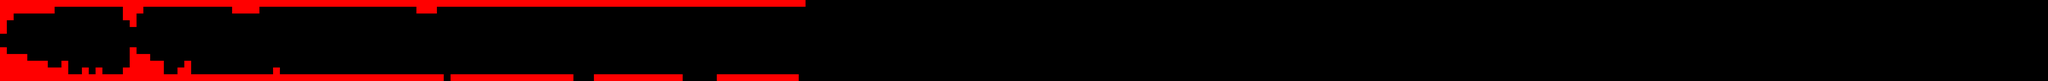

Tiled map render using the project's own tile images. Description and the map definition, with tile-layer contents summarised, below:
An orthogonal 300x12 tile map with 64x64 px tiles, 1 tile layer (background) and 691 objects (spawn).

<map version="1.0" orientation="orthogonal" width="300" height="12" tilewidth="64" tileheight="64">
 <tileset firstgid="1" name="tiles" tilewidth="64" tileheight="64" spacing="2" margin="2">
  <image source="tiles.png" width="256" height="512" />
 </tileset>
 <layer name="background" width="300" height="12">
  <data>[3600 cells, 295 non-empty, 1 distinct tile ids]</data>
 </layer>
 <objectgroup name="objets" width="300" height="12">
  <object name="spawn" x="227" y="263" />
 </objectgroup>
 <objectgroup name="box" width="300" height="12">
  <object x="102" y="387">
   <polyline points="-64,-64 21,-239" />
  </object>
  <object x="132" y="139">
   <polyline points="0,0 368,-31" />
  </object>
  <object x="507" y="118">
   <polyline points="0,0 21,-64" />
  </object>
  <object x="542" y="66">
   <polyline points="0,0 585,-8" />
  </object>
  <object x="1144" y="56">
   <polyline points="0,0 24,118" />
  </object>
  <object x="1171" y="176">
   <polyline points="0,0 46,17" />
  </object>
  <object x="1223" y="201">
   <polyline points="0,0 21,46" />
  </object>
  <object x="1252" y="249">
   <polyline points="0,0 32,-143" />
  </object>
  <object x="1302" y="115">
   <polyline points="0,0 51,-57" />
  </object>
  <object x="1364" y="58">
   <polyline points="0,0 485,-3" />
  </object>
  <object x="11" y="444">
   <polyline points="0,0 40,26" />
  </object>
  <object x="50" y="473">
   <polyline points="0,0 14,45" />
  </object>
  <object x="59" y="516">
   <polyline points="0,0 185,10" />
  </object>
  <object x="238" y="520">
   <polyline points="0,0 20,70" />
  </object>
  <object x="256" y="583">
   <polyline points="0,0 169,3" />
  </object>
  <object x="425" y="586">
   <polyline points="0,0 47,59" />
  </object>
  <object x="457" y="646">
   <polyline points="0,0 129,-11" />
  </object>
  <object x="577" y="643">
   <polyline points="0,0 21,-65" />
  </object>
  <object x="599" y="585">
   <polyline points="0,0 23,-4" />
  </object>
  <object x="623" y="582">
   <polyline points="0,0 25,132" />
  </object>
  <object x="642" y="709">
   <polyline points="0,0 126,1" />
  </object>
  <object x="1634" y="593">
   <polyline points="0,0 47,59" />
  </object>
  <object x="1832" y="589">
   <polyline points="0,0 25,132" />
  </object>
  <object x="1268" y="523">
   <polyline points="0,0 185,10" />
  </object>
  <object x="1808" y="592">
   <polyline points="0,0 23,-4" />
  </object>
  <object x="1786" y="650">
   <polyline points="0,0 21,-65" />
  </object>
  <object x="1220" y="451">
   <polyline points="0,0 40,26" />
  </object>
  <object x="1851" y="716">
   <polyline points="0,0 126,1" />
  </object>
  <object x="1465" y="590">
   <polyline points="0,0 169,3" />
  </object>
  <object x="1666" y="653">
   <polyline points="0,0 129,-11" />
  </object>
  <object x="1259" y="480">
   <polyline points="0,0 14,45" />
  </object>
  <object x="1447" y="527">
   <polyline points="0,0 20,70" />
  </object>
  <object x="1639" y="647">
   <polyline points="0,0 47,59" />
  </object>
  <object x="1837" y="643">
   <polyline points="0,0 25,132" />
  </object>
  <object x="1273" y="577">
   <polyline points="0,0 185,10" />
  </object>
  <object x="1813" y="646">
   <polyline points="0,0 23,-4" />
  </object>
  <object x="1791" y="704">
   <polyline points="0,0 21,-65" />
  </object>
  <object x="1225" y="505">
   <polyline points="0,0 40,26" />
  </object>
  <object x="1856" y="770">
   <polyline points="0,0 126,1" />
  </object>
  <object x="1470" y="644">
   <polyline points="0,0 169,3" />
  </object>
  <object x="1671" y="707">
   <polyline points="0,0 129,-11" />
  </object>
  <object x="1264" y="534">
   <polyline points="0,0 14,45" />
  </object>
  <object x="1452" y="581">
   <polyline points="0,0 20,70" />
  </object>
  <object x="2060" y="269">
   <polyline points="0,0 21,-65" />
  </object>
  <object x="1537" y="88">
   <polyline points="0,0 185,10" />
  </object>
  <object x="1940" y="272">
   <polyline points="0,0 129,-11" />
  </object>
  <object x="2106" y="208">
   <polyline points="0,0 25,132" />
  </object>
  <object x="1903" y="158">
   <polyline points="0,0 47,59" />
  </object>
  <object x="1935" y="218">
   <polyline points="0,0 129,-11" />
  </object>
  <object x="2077" y="157">
   <polyline points="0,0 23,-4" />
  </object>
  <object x="1528" y="45">
   <polyline points="0,0 14,45" />
  </object>
  <object x="1734" y="155">
   <polyline points="0,0 169,3" />
  </object>
  <object x="1908" y="212">
   <polyline points="0,0 47,59" />
  </object>
  <object x="1716" y="92">
   <polyline points="0,0 20,70" />
  </object>
  <object x="2082" y="211">
   <polyline points="0,0 23,-4" />
  </object>
  <object x="1489" y="16">
   <polyline points="0,0 40,26" />
  </object>
  <object x="2101" y="154">
   <polyline points="0,0 25,132" />
  </object>
  <object x="2055" y="215">
   <polyline points="0,0 21,-65" />
  </object>
  <object x="1494" y="70">
   <polyline points="0,0 40,26" />
  </object>
  <object x="1739" y="209">
   <polyline points="0,0 169,3" />
  </object>
  <object x="1533" y="99">
   <polyline points="0,0 14,45" />
  </object>
  <object x="2120" y="281">
   <polyline points="0,0 126,1" />
  </object>
  <object x="1721" y="146">
   <polyline points="0,0 20,70" />
  </object>
  <object x="1542" y="142">
   <polyline points="0,0 185,10" />
  </object>
  <object x="2287" y="253">
   <polyline points="0,0 21,-65" />
  </object>
  <object x="1764" y="72">
   <polyline points="0,0 185,10" />
  </object>
  <object x="2167" y="256">
   <polyline points="0,0 129,-11" />
  </object>
  <object x="2333" y="192">
   <polyline points="0,0 25,132" />
  </object>
  <object x="2130" y="142">
   <polyline points="0,0 47,59" />
  </object>
  <object x="2162" y="202">
   <polyline points="0,0 129,-11" />
  </object>
  <object x="2304" y="141">
   <polyline points="0,0 23,-4" />
  </object>
  <object x="1755" y="29">
   <polyline points="0,0 14,45" />
  </object>
  <object x="1961" y="139">
   <polyline points="0,0 169,3" />
  </object>
  <object x="2135" y="196">
   <polyline points="0,0 47,59" />
  </object>
  <object x="1943" y="76">
   <polyline points="0,0 20,70" />
  </object>
  <object x="2309" y="195">
   <polyline points="0,0 23,-4" />
  </object>
  <object x="1716" y="0">
   <polyline points="0,0 40,26" />
  </object>
  <object x="2328" y="138">
   <polyline points="0,0 25,132" />
  </object>
  <object x="2282" y="199">
   <polyline points="0,0 21,-65" />
  </object>
  <object x="1721" y="54">
   <polyline points="0,0 40,26" />
  </object>
  <object x="1966" y="193">
   <polyline points="0,0 169,3" />
  </object>
  <object x="1760" y="83">
   <polyline points="0,0 14,45" />
  </object>
  <object x="2347" y="265">
   <polyline points="0,0 126,1" />
  </object>
  <object x="1948" y="130">
   <polyline points="0,0 20,70" />
  </object>
  <object x="1769" y="126">
   <polyline points="0,0 185,10" />
  </object>
  <object x="2126" y="673">
   <polyline points="0,0 23,-4" />
  </object>
  <object x="2005" y="601">
   <polyline points="0,0 169,3" />
  </object>
  <object x="1783" y="671">
   <polyline points="0,0 169,3" />
  </object>
  <object x="2145" y="616">
   <polyline points="0,0 25,132" />
  </object>
  <object x="1799" y="491">
   <polyline points="0,0 14,45" />
  </object>
  <object x="1979" y="680">
   <polyline points="0,0 129,-11" />
  </object>
  <object x="1778" y="617">
   <polyline points="0,0 169,3" />
  </object>
  <object x="1947" y="620">
   <polyline points="0,0 47,59" />
  </object>
  </objectgroup>
</map>
<!-- 597 of 691 objects omitted -->